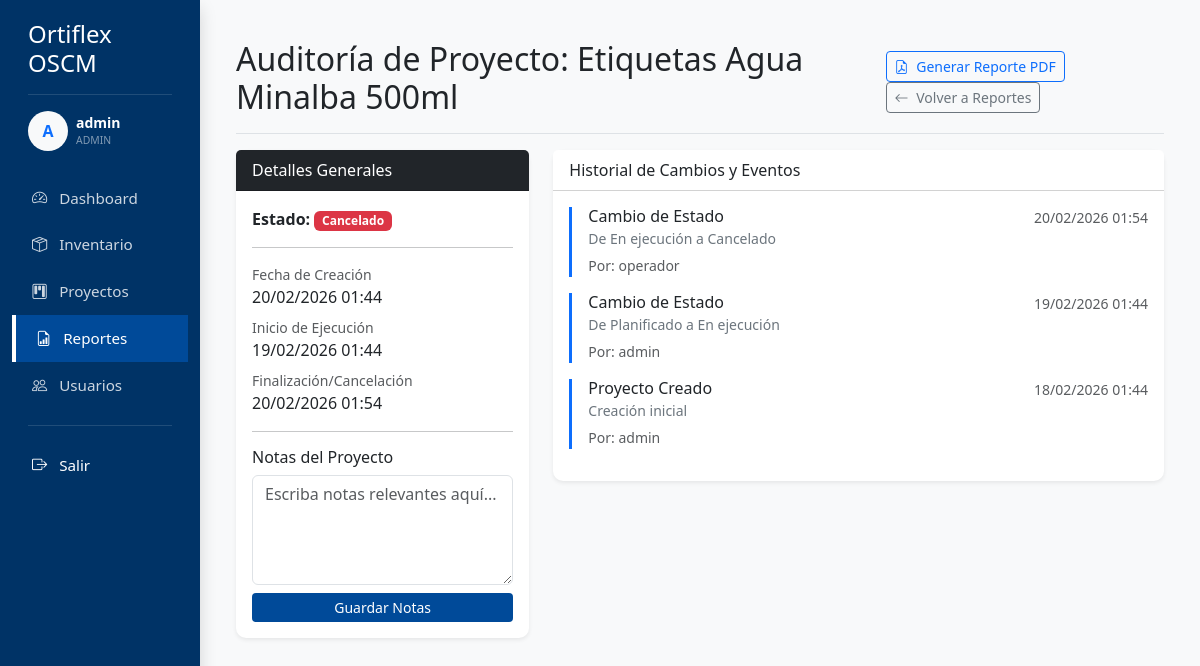
/reports/project/1 (signed in), run on the app's committed database.
### app/models.py (models this page shows)
class User(db.Model, UserMixin):
    id = db.Column(db.Integer, primary_key=True)
    username = db.Column(db.String(20), unique=True, nullable=False)
    email = db.Column(db.String(120), unique=True, nullable=False)
    password = db.Column(db.String(60), nullable=False)
    role = db.Column(db.String(20), nullable=False, default='Usuario') # Admin, Soporte, Operativo
    can_manage_inventory = db.Column(db.Boolean, default=True)
    can_manage_projects = db.Column(db.Boolean, default=True)
    can_view_reports = db.Column(db.Boolean, default=True)
    can_manage_users = db.Column(db.Boolean, default=False)
    activity = db.relationship('UserActivity', backref='user', lazy=True)

class Project(db.Model):
    id = db.Column(db.Integer, primary_key=True)
    name = db.Column(db.String(100), nullable=False)
    description = db.Column(db.Text)
    status = db.Column(db.String(20), nullable=False, default='Planificado') # Planificado, En ejecución, Finalizado, Cancelado
    date_created = db.Column(db.DateTime, nullable=False, default=datetime.utcnow)
    date_started = db.Column(db.DateTime)
    date_ended = db.Column(db.DateTime)
    notes = db.Column(db.Text)
    materials = db.relationship('ProjectMaterial', back_populates='project', cascade="all, delete-orphan")
    history = db.relationship('ProjectHistory', backref='project', lazy=True, cascade="all, delete-orphan")

class ProjectHistory(db.Model):
    id = db.Column(db.Integer, primary_key=True)
    project_id = db.Column(db.Integer, db.ForeignKey('project.id'), nullable=False)
    user_id = db.Column(db.Integer, db.ForeignKey('user.id'), nullable=False)
    action = db.Column(db.String(100), nullable=False) # e.g., 'Material Agregado', 'Estado Cambiado'
    details = db.Column(db.Text)
    date = db.Column(db.DateTime, nullable=False, default=datetime.utcnow)
    user = db.relationship('User')

### app/routes/reports.py (the view)
@reports.route('/reports/project/<int:id>')
@login_required
def project_audit(id):
    project = Project.query.get_or_404(id)
    return render_template('reports/audit.html', project=project)

### app/models.py (called while the page is built)
@login_manager.user_loader
def load_user(user_id):
    return User.query.get(int(user_id))

### app/templates/reports/audit.html (shortened to what this page needs)
{% extends "base.html" %}
{% block content %}
<div class="d-flex justify-content-between flex-wrap flex-md-nowrap align-items-center pt-3 pb-2 mb-3 border-bottom">
    <h1 class="h2">Auditoría de Proyecto: {{ project.name }}</h1>
    <div class="btn-toolbar mb-2 mb-md-0">
        <button class="btn btn-sm btn-outline-primary me-2"
            onclick="previewPDF('{{ url_for('main.project_report', id=project.id) }}')">
            <i class="bi bi-file-earmark-pdf me-1"></i> Generar Reporte PDF
        </button>
        <a href="{{ url_for('reports.search') }}" class="btn btn-sm btn-outline-secondary">
            <i class="bi bi-arrow-left me-1"></i> Volver a Reportes
        </a>
    </div>
</div>
<div class="row">
    <div class="col-md-4">
        <div class="card shadow-sm mb-4 border-0">
            <div class="card-header bg-dark text-white">Detalles Generales</div>
            <div class="card-body">
                <p><strong>Estado:</strong>
                    <span
                        class="badge {% if project.status == 'Planificado' %}bg-secondary{% elif project.status == 'En ejecución' %}bg-primary{% elif project.status == 'Finalizado' %}bg-success{% else %}bg-danger{% endif %}">
                        {{ project.status }}
                    </span>
                </p>
                <hr>
                <div class="mb-2">
                    <small class="text-muted d-block">Fecha de Creación</small>
                    <span>{{ project.date_created.strftime('%d/%m/%Y %H:%M') }}</span>
                </div>
                <div class="mb-2">
                    <small class="text-muted d-block">Inicio de Ejecución</small>
                    <span>{{ project.date_started.strftime('%d/%m/%Y %H:%M') if project.date_started else 'Pendiente'
                        }}</span>
                </div>
                <div class="mb-2">
                    <small class="text-muted d-block">Finalización/Cancelación</small>
                    <span>{{ project.date_ended.strftime('%d/%m/%Y %H:%M') if project.date_ended else 'Pendiente'
                        }}</span>
                </div>
                <hr>
                <h6>Notas del Proyecto</h6>
                <form action="{{ url_for('projects.update_notes', id=project.id) }}" method="POST">
                    <textarea name="notes" class="form-control mb-2" rows="4"
                        placeholder="Escriba notas relevantes aquí...">{{ project.notes or '' }}</textarea>
                    <button type="submit" class="btn btn-sm btn-primary w-100">Guardar Notas</button>
                </form>
            </div>
        </div>
    </div>
    <div class="col-md-8">
        <div class="card shadow-sm border-0">
            <div class="card-header bg-white">Historial de Cambios y Eventos</div>
            <div class="card-body">
                {% if project.history %}
                <div class="timeline">
                    {% for h in project.history | sort(attribute='date', reverse=True) %}
                    <div
                        class="mb-3 ps-3 border-start border-3 {% if 'Eliminado' in h.action %}border-danger{% elif 'Agregado' in h.action %}border-success{% else %}border-primary{% endif %}">
                        <div class="d-flex justify-content-between">
                            <h6 class="mb-0">{{ h.action }}</h6>
                            <small class="text-muted">{{ h.date.strftime('%d/%m/%Y %H:%M') }}</small>
                        </div>
                        <p class="mb-1 small text-secondary">{{ h.details }}</p>
                        <small class="text-muted">Por: {{ h.user.username }}</small>
                    </div>
                    {% endfor %}
                </div>
                {% else %}
                <p class="text-center text-muted my-4">No hay eventos registrados en el historial</p>
                {% endif %}
            </div>
        </div>
    </div>
</div>
{% endblock %}

### app/templates/base.html (shortened to what this page needs)
<!DOCTYPE html>
<html lang="es">
<head>
    <link href="https://cdn.jsdelivr.net/npm/bootstrap@5.3.0/dist/css/bootstrap.min.css" rel="stylesheet">
    <link rel="stylesheet" href="https://cdn.jsdelivr.net/npm/bootstrap-icons@1.11.1/font/bootstrap-icons.css">
</head>
<body>
    <div class="container-fluid">
        <div class="row">
            {% if current_user.is_authenticated %}
            <div class="col-md-2 d-none d-md-block sidebar shadow">
                <div class="px-3 mb-4">
                    <h4 class="mb-0">Ortiflex OSCM</h4>
                    <hr class="text-white-50">
                    <div class="d-flex align-items-center mb-3">
                        <div class="bg-light text-primary rounded-circle d-flex align-items-center justify-content-center me-2"
                            style="width: 40px; height: 40px; font-weight: bold;">
                            {{ current_user.username[:1].upper() }}
                        </div>
                        <div class="overflow-hidden">
                            <div class="small fw-bold text-white text-truncate">{{ current_user.username }}</div>
                            <div class="extra-small text-white-50 text-uppercase" style="font-size: 0.65rem;">{{
                                current_user.role }}</div>
                        </div>
                    </div>
                </div>
                <a href="{{ url_for('main.dashboard') }}"
                    class="{% if request.endpoint == 'main.dashboard' %}active{% endif %}">
                    <i class="bi bi-speedometer2 me-2"></i> Dashboard
                </a>
                {% if current_user.can_manage_inventory %}
                <a href="{{ url_for('inventory.list_materials') }}"
                    class="{% if 'inventory' in request.endpoint %}active{% endif %}">
                    <i class="bi bi-box-seam me-2"></i> Inventario
                </a>
                {% endif %}
                {% if current_user.can_manage_projects %}
                <a href="{{ url_for('projects.list_projects') }}"
                    class="{% if 'projects' in request.endpoint %}active{% endif %}">
                    <i class="bi bi-kanban me-2"></i> Proyectos
                </a>
                {% endif %}
                {% if current_user.can_view_reports %}
                <a href="{{ url_for('reports.search') }}"
                    class="{% if 'reports' in request.endpoint %}active{% endif %}">
                    <i class="bi bi-file-earmark-bar-graph me-2"></i> Reportes
                </a>
                {% endif %}
                {% if current_user.can_manage_users %}
                <a href="{{ url_for('users.list_users') }}"
                    class="{% if 'users' in request.endpoint %}active{% endif %}">
                    <i class="bi bi-people me-2"></i> Usuarios
                </a>
                {% endif %}
                <div class="mt-auto mb-4">
                    <hr class="mx-3 text-white-50">
                    <a href="{{ url_for('auth.logout') }}" class="text-white">
                        <i class="bi bi-box-arrow-right me-2"></i> Salir
                    </a>
                </div>
            </div>
            {% endif %}
            <div class="col">
                <div class="mt-4 px-md-4">
                    {% block content %}{% endblock %}
                </div>
            </div>
        </div>
    </div>
</body>
</html>

### app/templates/base.html (style rules this page uses)
:root { --primary-blue: #004a99; --secondary-blue: #003366; --light-bg: #f8f9fa; }
body { background-color: var(--light-bg); font-family: 'Segoe UI', Tahoma, Geneva, Verdana, sans-serif; }
.sidebar { min-height: 100vh; background-color: var(--secondary-blue); color: white; padding-top: 20px; display: flex; flex-direction: column; position: sticky; top: 0; }
.sidebar a { color: rgba(255, 255, 255, 0.8); text-decoration: none; padding: 12px 20px; display: block; transition: all 0.3s; font-size: 0.95rem; }
.sidebar a.active { background-color: var(--primary-blue); color: white; border-left: 4px solid #fff; }
.card { border: none; border-radius: 10px; box-shadow: 0 4px 6px rgba(0, 0, 0, 0.1); }
.btn-primary { background-color: var(--primary-blue); border: none; }

### data on the page
User: username "A", username "admin", role "ADMIN"
Project: name "Etiquetas Agua Minalba 500ml", status "Cancelado", date_created "20/02/2026 01:44", date_started "19/02/2026 01:44", date_ended "20/02/2026 01:54"
ProjectHistory: action "Cambio de Estado", date "20/02/2026 01:54", details "De En ejecución a Cancelado", user.username "operador"
ProjectHistory: action "Cambio de Estado", date "19/02/2026 01:44", details "De Planificado a En ejecución", user.username "admin"
ProjectHistory: action "Proyecto Creado", date "18/02/2026 01:44", details "Creación inicial", user.username "admin"
